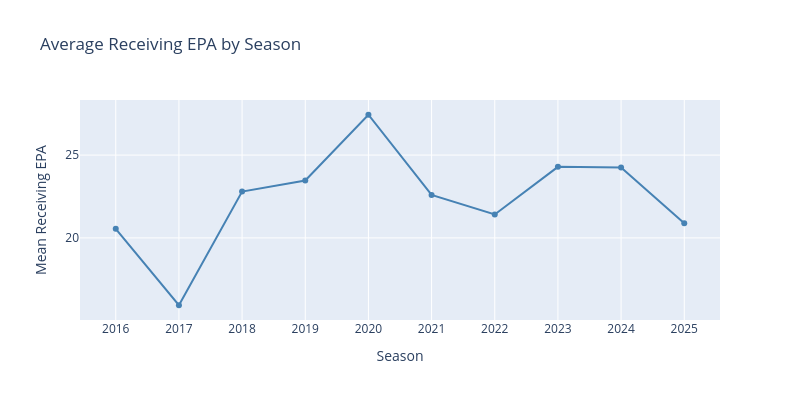

Notebook cell for this chart:
### Code cell
# Let's take a peek at something different: how the average receiving EPA has changed over the years
receiving_epa_grouped_by_year = df.groupby("season")["receiving_epa"].agg(
    ["count", "mean"]
).reset_index()

display(receiving_epa_grouped_by_year)

fig = px.line(
    receiving_epa_grouped_by_year, 
    x="season", 
    y="mean", 
    markers=True,
    title="Average Receiving EPA by Season",
    labels={"season": "Season", "mean": "Mean Receiving EPA"},
    line_shape='linear'
)
fig.update_traces(line_color="steelblue")
fig.update_xaxes(dtick=1)
fig.update_layout(height=400, width=800)
fig.show()

### Figure 1 — Plotly figure (JSON) as saved in the notebook; plotly's stock layout.template omitted (floating-point values rounded to 4 significant figures)
{"data": [{"hovertemplate": "Season=%{x}<br>Mean Receiving EPA=%{y}<extra></extra>", "legendgroup": "", "line": {"color": "steelblue", "dash": "solid", "shape": "linear"}, "marker": {"symbol": "circle"}, "mode": "lines+markers", "name": "", "orientation": "v", "showlegend": false, "type": "scatter", "x": [2016, 2017, 2018, 2019, 2020, 2021, 2022, 2023, 2024, 2025], "xaxis": "x", "y": [20.55, 15.94, 22.8, 23.47, 27.43, 22.6, 21.42, 24.29, 24.25, 20.88], "yaxis": "y"}], "layout": {"height": 400, "legend": {"tracegroupgap": 0}, "title": {"text": "Average Receiving EPA by Season"}, "width": 800, "xaxis": {"anchor": "y", "domain": [0, 1], "dtick": 1, "title": {"text": "Season"}}, "yaxis": {"anchor": "x", "domain": [0, 1], "title": {"text": "Mean Receiving EPA"}}}}
